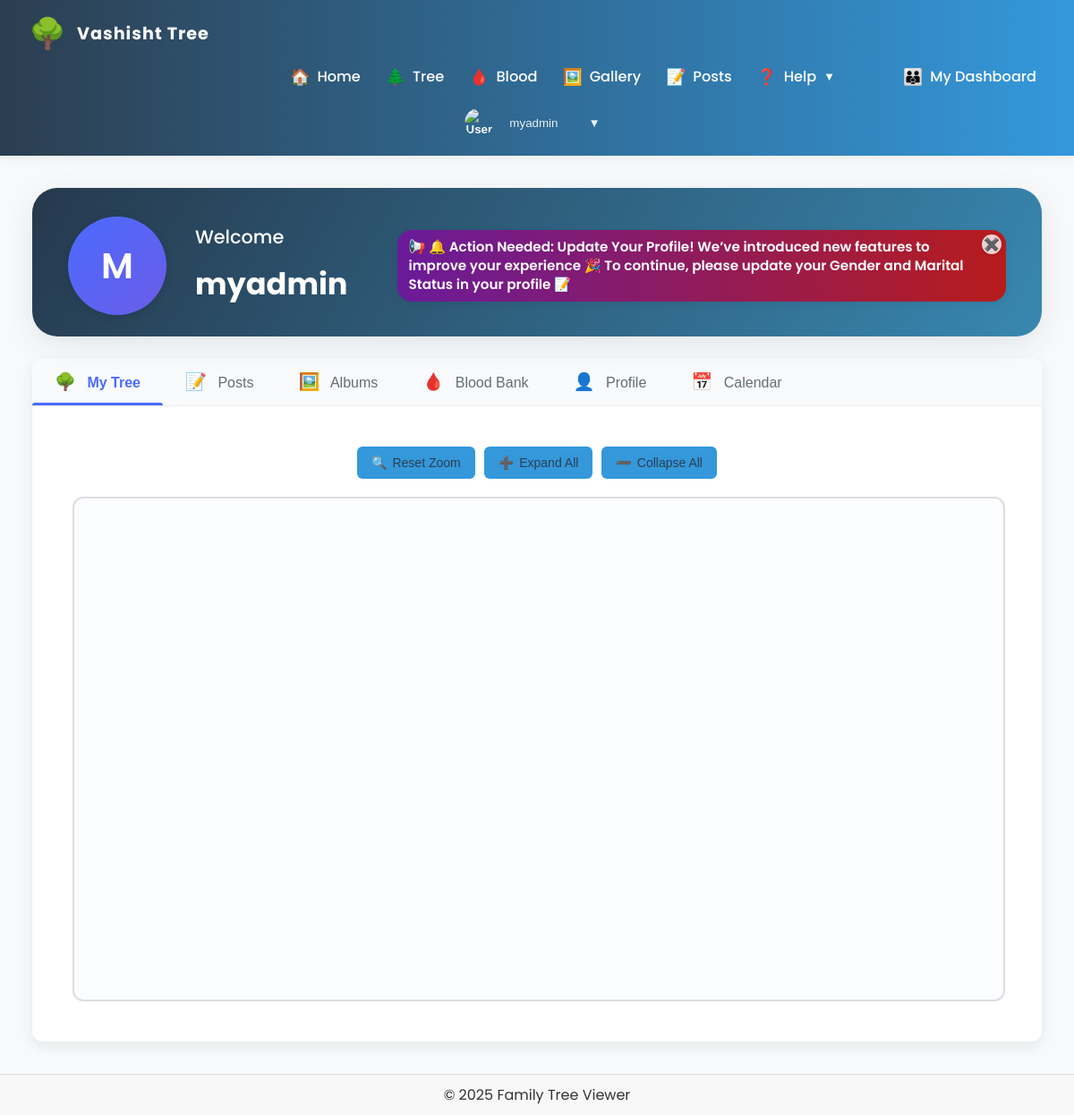
/dashboard/ (signed in), run on an earlier commit of the app's database.
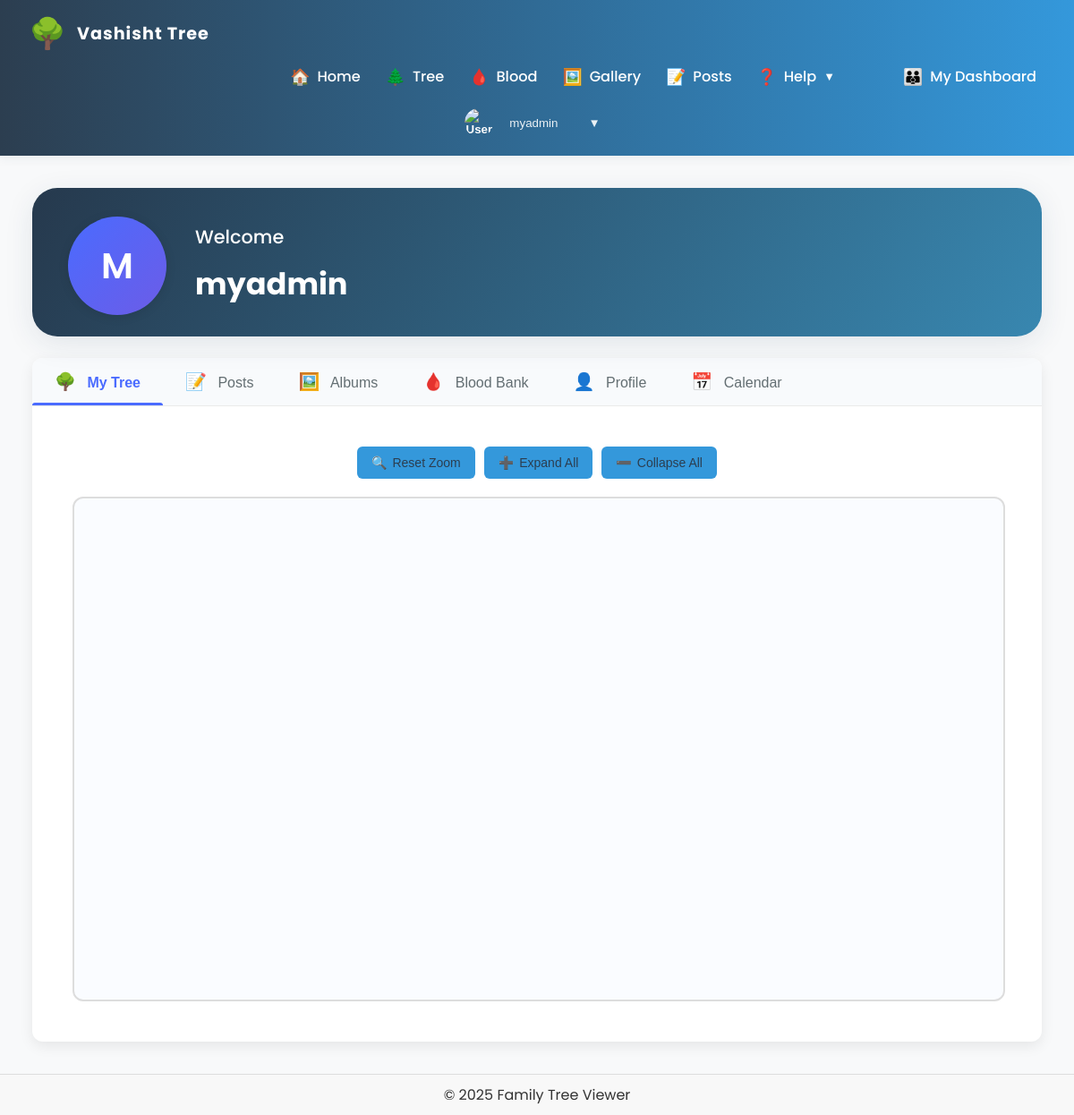
And on a later commit of the database.
### treeapp/models.py (models this page shows, shortened)
class CustomNotification(models.Model):
    message = models.TextField()
    is_active = models.BooleanField(default=True)
    created_at = models.DateTimeField(auto_now_add=True)
    created_by = models.ForeignKey(User, on_delete=models.CASCADE)
    class Meta:
        ordering = ['-created_at']

### treeapp/views_dashboard.py (the view)
# urls.py: path('dashboard/', views_dashboard.user_dashboard, name='user_dashboard'),
@login_required
def user_dashboard(request):
    user = request.user
    user_profile = UserProfile.objects.get(user=user)
    family_members = UserProfile.objects.filter(family_root=user_profile.family_root).exclude(user=user)
    today = timezone.now().date()
    birthday_members = UserProfile.objects.filter(
        date_of_birth__month=today.month,
        date_of_birth__day=today.day
    ).exclude(user=user)
    anniversary_members = UserProfile.objects.filter(
        marital_status='married',
        anniversary_date__month=today.month,
        anniversary_date__day=today.day
    ).exclude(user=user)
    custom_notifications = CustomNotification.objects.filter(
        is_active=True
    ).exclude(
        message__icontains='suspended'
    ).order_by('-created_at')
    calendar_events = []
    for member in UserProfile.objects.filter(family_root=user_profile.family_root):
        if member.date_of_birth:
            for year in range(today.year, today.year + 6):
                event_date = member.date_of_birth.replace(year=year)
                if event_date >= today:
                    calendar_events.append({
                        'type': 'birthday',
                        'title': f"{member.name}'s Birthday",
                        'start': event_date.isoformat(),
                        'backgroundColor': '#4CAF50',
                        'borderColor': '#4CAF50'
                    })
    for member in UserProfile.objects.filter(family_root=user_profile.family_root, marital_status='married'):
        if member.anniversary_date:
            for year in range(today.year, today.year + 6):
                event_date = member.anniversary_date.replace(year=year)
                if event_date >= today:
                    calendar_events.append({
                        'type': 'anniversary',
                        'title': f"{member.name}'s Anniversary",
                        'start': event_date.isoformat(),
                        'backgroundColor': '#ff7e5f',
                        'borderColor': '#feb47b'
                    })
    context = {
        'user_profile': user_profile,
        'family_members': family_members,
        'birthday_members': birthday_members,
        'anniversary_members': anniversary_members,
        'custom_notifications': custom_notifications,
        'calendar_events': calendar_events,
    }
    return render(request, 'treeapp/user_dashboard.html', context)

### treeapp/templates/treeapp/user_dashboard.html (shortened to what the changed rows need)
{% extends 'treeapp/base.html' %}
{% load static %}
{% block extra_head %}
<link rel="stylesheet" href="https://cdnjs.cloudflare.com/ajax/libs/font-awesome/6.0.0/css/all.min.css">
{% endblock %}
{% block content %}
<div class="user-dashboard">
    <div class="dashboard-header">
        <div class="dashboard-header-right">
            {% for notification in custom_notifications %}
                <div class="custom-notification" id="notification-{{ notification.id }}">
                    <button class="close-btn" onclick="document.getElementById('notification-{{ notification.id }}').style.display='none'">
                        <span>✖️</span>
                    </button>
                    <span style="display:block;padding-right:28px;">📢 {{ notification.message }}</span>
                </div>
            {% endfor %}
        </div>
    </div>
</div>
{% endblock %}

What changed in the data, as far as the page shows it:
no longer on this page (row edited): CustomNotification: message "🔔 Action Needed: Update Your Profile! We’ve introduced new features to improve your experience 🎉 To continue, please update your Gender and Marital Status in your profile 📝"
